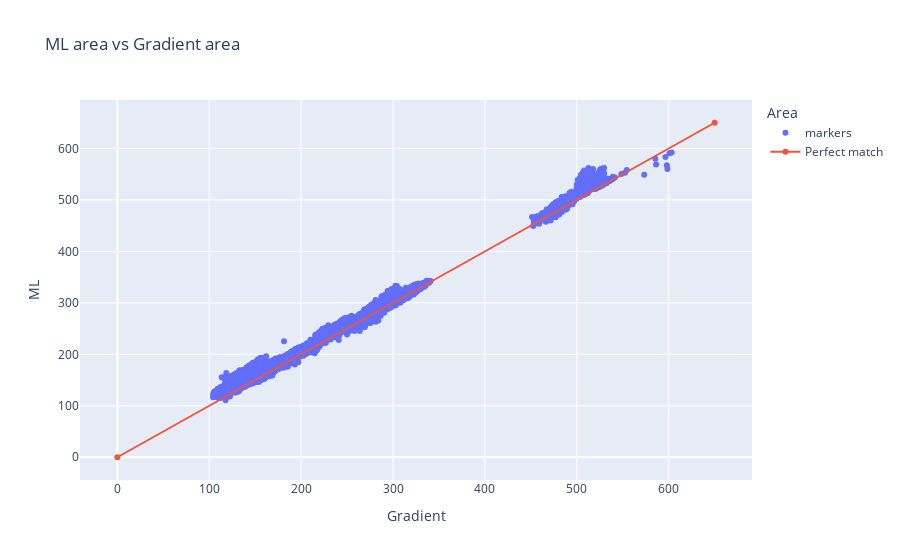

The cell this chart's notebook holds for it:
### Markdown cell above
Make a histogram comparing the area of the ML and gradient. If it skews we have a bias towards making bigger/smaller granules in the model.

ML on y axis, Gradient on x axis. Each point is is the area of the graunle for each method.

### Code cell
fig = go.Figure()
fig.add_trace(go.Scatter(x=df['area_gradient'], y=df['area_ml'], mode='markers', name='markers'))
fig.add_trace(go.Scatter(x=[0,650], y=[0,650], name="Perfect match"))
fig.update_layout(
    title="ML area vs Gradient area",
    xaxis_title="Gradient",
    yaxis_title="ML",
    legend_title="Area",
)
fig.show()

### Figure 1 — Plotly figure (JSON) as saved in the notebook; plotly's stock layout.template omitted (floating-point values rounded to 4 significant figures; data arrays with more than 128 entries replaced by an {"elided": "..."} marker saying what was removed)
{"data": [{"mode": "markers", "name": "markers", "type": "scatter", "x": {"elided": "19291 float values"}, "y": {"elided": "19291 float values"}}, {"name": "Perfect match", "type": "scatter", "x": [0, 650], "y": [0, 650]}], "layout": {"legend": {"title": {"text": "Area"}}, "title": {"text": "ML area vs Gradient area"}, "xaxis": {"title": {"text": "Gradient"}}, "yaxis": {"title": {"text": "ML"}}}}
